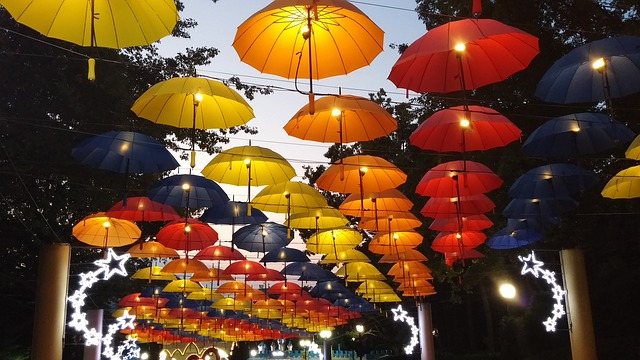
#> input picture Vaja01/slike/umbrellas.jpg, 640 x 360 px
$ python sol1.py
#> lines starting #> are read from the running program, lines starting #| are printed output that depends on the picture; after the words box and inside, x2 and y2 are one past the last pixel; in counts of white or black regions, pixels touching at a corner belong together
import cv2
import matplotlib.pyplot as plt
import numpy as np
from matplotlib.widgets import Slider

### a)

ime_slike = 'slike/umbrellas.jpg'
im = cv2.imread(ime_slike)
#> im is the input picture: shape (360, 640, 3); mean B, G, R 47.4, 72.9, 105.2
im = cv2.cvtColor(im, cv2.COLOR_BGR2RGB)

print(f'{im.shape=}')
#| im.shape=(360, 640, 3)
print(f'{im.dtype=}')
#| im.dtype=dtype('uint8')

plt.clf()
plt.imshow(im)
plt.show()

### b)

# [11 lines of commented-out code are left out]
gray_im = im.astype(np.float32)
gray_im = (gray_im[..., 0] + gray_im[..., 1] + gray_im[..., 2]) / 3
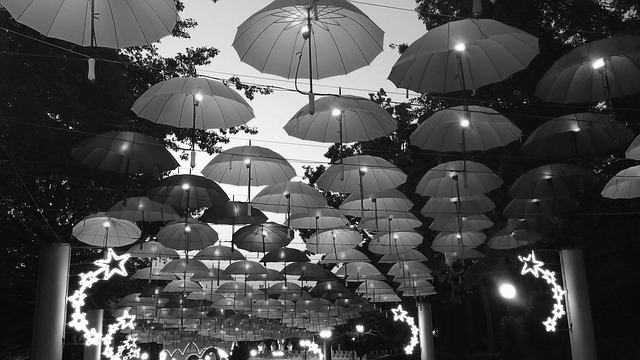
#> gray_im: shape (360, 640) float32; min 0, max 255, mean 75.2
gray_im = gray_im.astype(np.uint8)
# ... = poberi vse iz ostalih dimenzij (vse razen zadnje dimenzije ostane isto)

plt.clf()
plt.subplot(2,2,1)
plt.imshow(gray_im)
plt.title('Sivinska slika, default cmap')

plt.subplot(2,2,2)
plt.imshow(gray_im, cmap='gray')
plt.title('Sivinska slika, cmap=gray')

plt.subplot(2,2,3)
plt.imshow(gray_im, cmap='jet')
plt.title('Sivinska slika, cmap=jet')

plt.subplot(2,2,4)
plt.imshow(gray_im, cmap='bone')
plt.title('Sivinska slika, cmap=bone')

plt.show()

### c)

top = 100
bottom = 250
left = 100
right = 450

cropped = im[top:bottom, left:right, :]
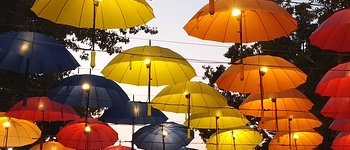
#> cropped: shape (150, 350, 3); mean R, G, B 142.7, 95.2, 52.5
im_copy = im.copy()
im_copy[top:bottom, left:right, 2] = 0

plt.clf()
plt.subplot(1, 2, 1) # visina, sirina, indeks
plt.title('Pravokotna regija')
plt.imshow(cropped)

plt.subplot(1, 2, 2)
plt.title('Pravokotna regija je brez modre')
plt.imshow(im_copy)
plt.show()

### d)

neg_gray = gray_im.copy()

cut = neg_gray[top:bottom, left:right]
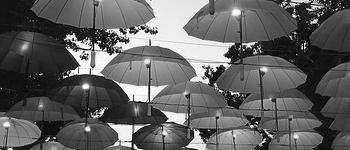
#> cut: shape (150, 350); min 0, max 255, mean 96.5
# cut[...] = 255 - cut[...]
# cut[..., :] = 255 - cut[..., :]
cut = 255 - cut
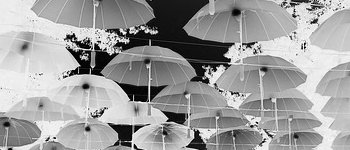
#> cut: shape (150, 350); min 0, max 255, mean 158.5
neg_gray[top:bottom, left:right] = cut
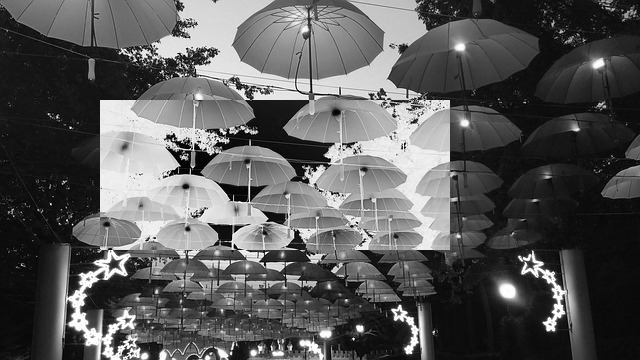
#> neg_gray: shape (360, 640); min 0, max 255, mean 89

plt.clf()
plt.title('Pravokotna regija je negirana')
plt.imshow(neg_gray, cmap='gray')
plt.show()

# Negiranje uint8 => 255 - x
# Negiranje float => 1.0 - x
# Negiranje int16 => (2**15 - 1) - x

### e)

### Threshold s sliderjem

def apply_threshold(data, thresh):
#> called with thresh = 150
    return np.where(data > thresh, 1, 0)
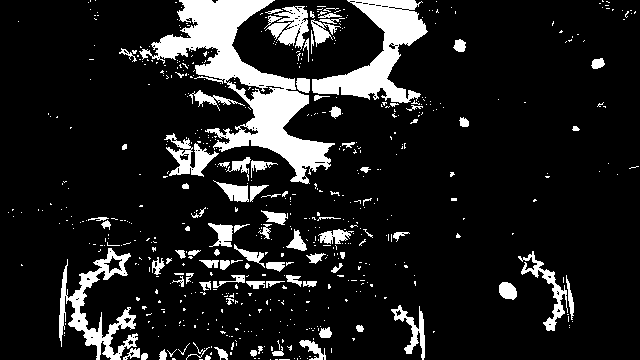
#> returned value: shape (360, 640) int64; values 0 (black) and 1 (white), 12.9% white; 607 white regions (515 under 20 px), largest, box (x1, y1, x2, y2) and area: (139, 0, 335, 184) 10069, (312, 0, 428, 103) 4645, (59, 248, 138, 360) 2655
    # return (data > thresh).astype(np.uint8)

th_init = 150
fig, ax = plt.subplots()
plt.subplots_adjust(bottom=0.25)
im = ax.imshow(apply_threshold(gray_im, th_init), cmap='gray')
ax.set_title('Upragovana slika')

ax_thresh = plt.axes([0.25, 0.1, 0.65, 0.03])
slider = Slider(ax=ax_thresh, label='Threshold', valmin=0, valmax=255, valinit=th_init)

def update(val):
    thresh = slider.val
    im.set_data(apply_threshold(gray_im, thresh))
    fig.canvas.draw_idle()

# thresholded = gray_im > 150
slider.on_changed(update)
plt.show()
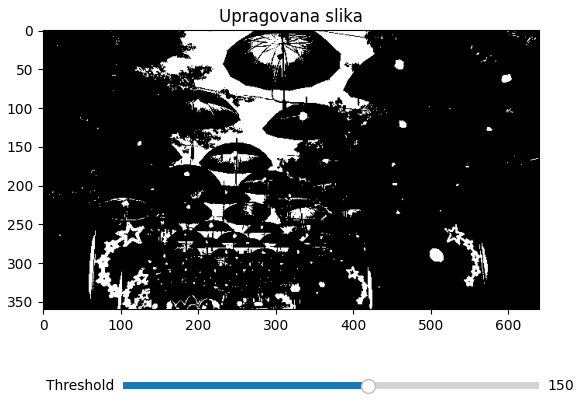
#> figure drawn by matplotlib, 2 panels

$ run again, with Vaja01/slike/bird.jpg copied over Vaja01/slike/umbrellas.jpg
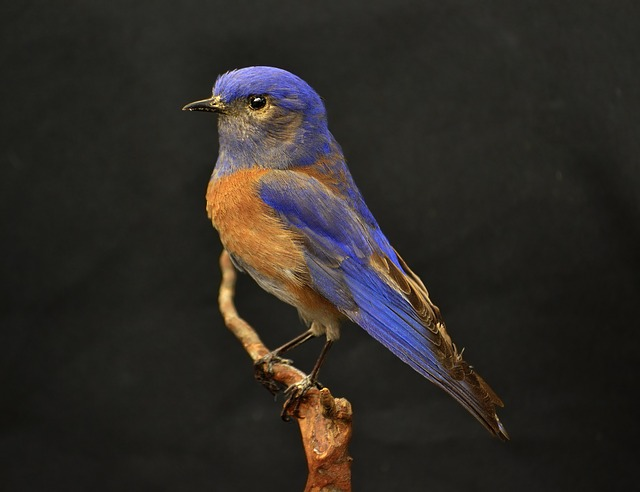
#> input picture Vaja01/slike/bird.jpg, 640 x 492 px
#> im is the input picture: shape (492, 640, 3); mean B, G, R 37.6, 42.1, 46.1
#| im.shape=(492, 640, 3)
#| im.dtype=dtype('uint8')
#> im_copy: shape (492, 640, 3); mean R, G, B 46.1, 42.1, 28.2
#> neg_gray: shape (492, 640); min 0, max 255, mean 63.2
#> in apply_threshold, `return np.where(data > thresh, 1, 0)`:
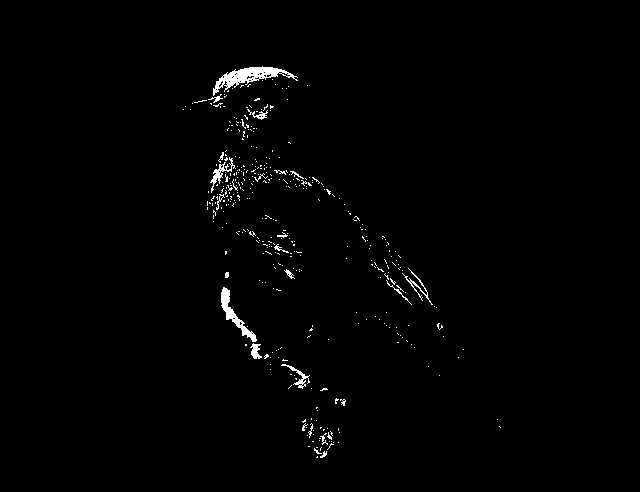
#> returned value: shape (492, 640) int64; values 0 (black) and 1 (white), 1.1% white; 391 white regions (369 under 20 px), largest, box (x1, y1, x2, y2) and area: (213, 66, 298, 96) 826, (221, 287, 257, 342) 454, (210, 157, 236, 193) 203
#> `plt.show()`:
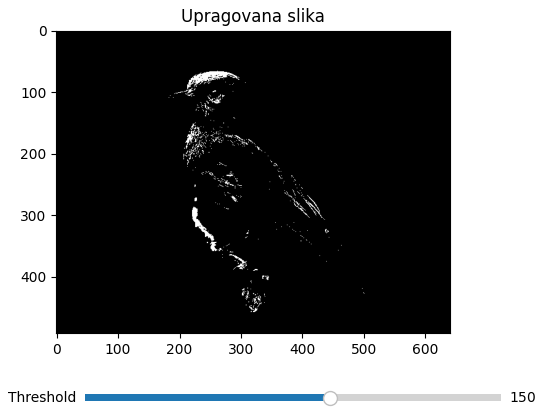
#> figure drawn by matplotlib, 2 panels
